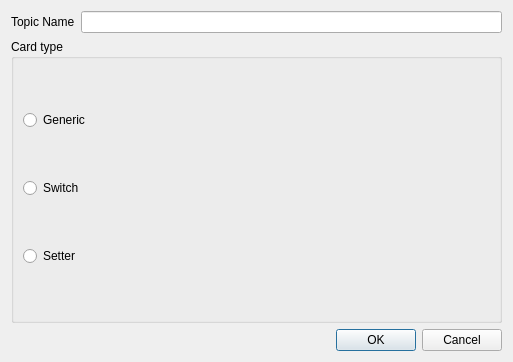
<?xml version="1.0" encoding="UTF-8"?>
<ui version="4.0">
 <class>DialogAddItem</class>
 <widget class="QDialog" name="DialogAddItem">
  <property name="geometry">
   <rect>
    <x>0</x>
    <y>0</y>
    <width>513</width>
    <height>362</height>
   </rect>
  </property>
  <property name="windowTitle">
   <string>Dialog</string>
  </property>
  <layout class="QVBoxLayout" name="verticalLayout_2">
   <item>
    <layout class="QVBoxLayout" name="verticalLayout">
     <item>
      <layout class="QHBoxLayout" name="horizontalLayout">
       <item>
        <widget class="QLabel" name="label">
         <property name="text">
          <string>Topic Name</string>
         </property>
        </widget>
       </item>
       <item>
        <widget class="QLineEdit" name="lineEdit"/>
       </item>
      </layout>
     </item>
     <item>
      <widget class="QGroupBox" name="groupBox">
       <property name="title">
        <string>Card type</string>
       </property>
       <layout class="QVBoxLayout" name="verticalLayout_3">
        <item>
         <widget class="QRadioButton" name="genericRadioButton">
          <property name="text">
           <string>Generic</string>
          </property>
         </widget>
        </item>
        <item>
         <widget class="QRadioButton" name="switchRadioButton">
          <property name="text">
           <string>Switch</string>
          </property>
         </widget>
        </item>
        <item>
         <widget class="QRadioButton" name="setterRadioButton">
          <property name="text">
           <string>Setter</string>
          </property>
         </widget>
        </item>
       </layout>
      </widget>
     </item>
     <item>
      <widget class="QDialogButtonBox" name="buttonBox">
       <property name="orientation">
        <enum>Qt::Horizontal</enum>
       </property>
       <property name="standardButtons">
        <set>QDialogButtonBox::Cancel|QDialogButtonBox::Ok</set>
       </property>
      </widget>
     </item>
    </layout>
   </item>
  </layout>
 </widget>
 <resources/>
 <connections>
  <connection>
   <sender>buttonBox</sender>
   <signal>accepted()</signal>
   <receiver>DialogAddItem</receiver>
   <slot>accept()</slot>
   <hints>
    <hint type="sourcelabel">
     <x>248</x>
     <y>254</y>
    </hint>
    <hint type="destinationlabel">
     <x>157</x>
     <y>274</y>
    </hint>
   </hints>
  </connection>
  <connection>
   <sender>buttonBox</sender>
   <signal>rejected()</signal>
   <receiver>DialogAddItem</receiver>
   <slot>reject()</slot>
   <hints>
    <hint type="sourcelabel">
     <x>316</x>
     <y>260</y>
    </hint>
    <hint type="destinationlabel">
     <x>286</x>
     <y>274</y>
    </hint>
   </hints>
  </connection>
 </connections>
</ui>
